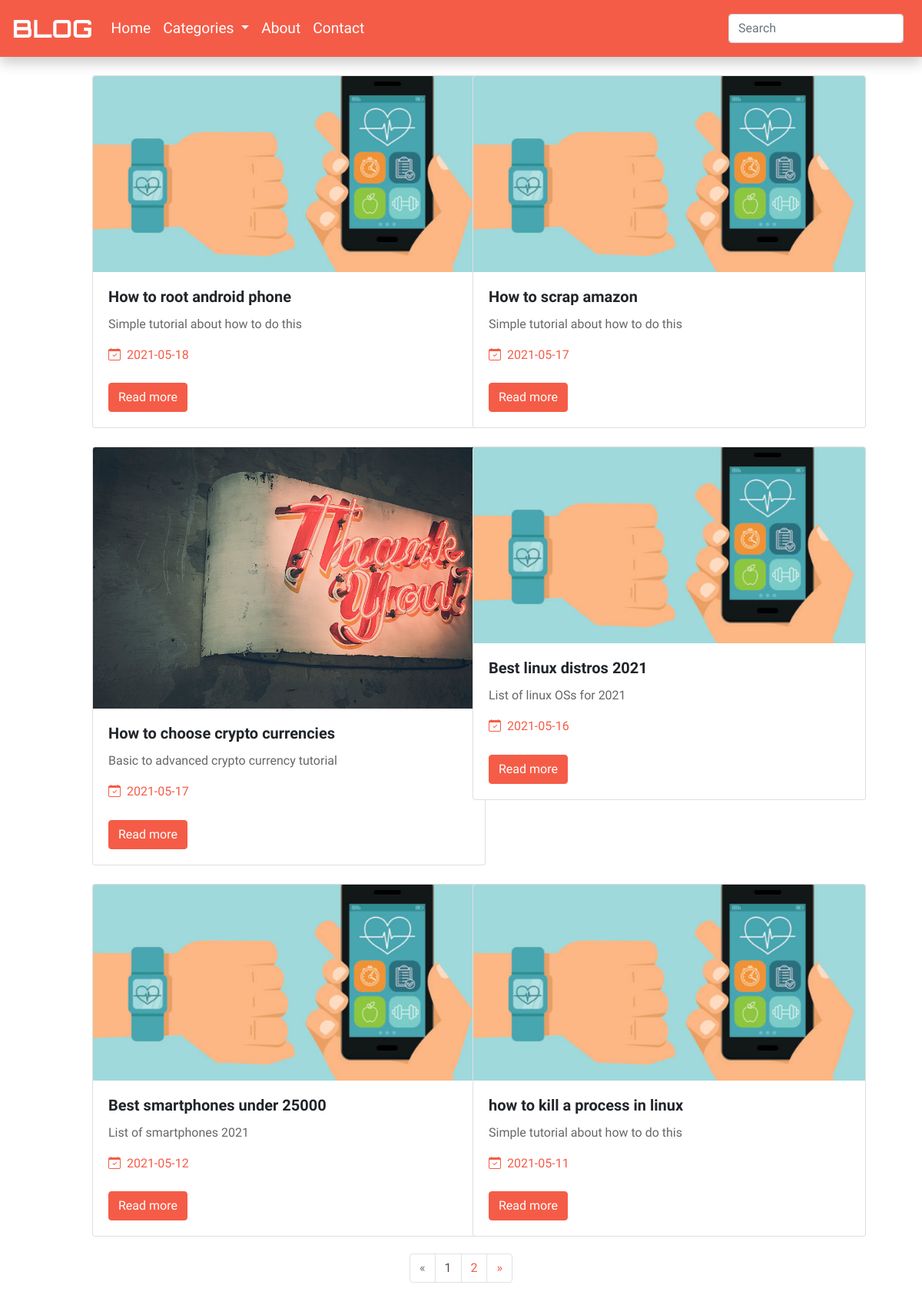
The page / on the database its author committed.
### tables this page shows
CREATE TABLE `POST` (
  `ID` varchar(10) NOT NULL,
  `TITLE` varchar(100) NOT NULL,
  `TITLE_SLAG` varchar(100) NOT NULL,
  `AUTHOR` varchar(10) NOT NULL,
  `DATE` date NOT NULL,
  `CONTENT` text NOT NULL,
  `VIEWS` int DEFAULT NULL,
  `COVER_IMAGE_LOCATION` varchar(255) DEFAULT NULL,
  `DESCRIPTION` varchar(255) DEFAULT NULL
);

### includes/classes/class.db.php (called while the page is built, shortened)
<?php
    class DB
    {
        private $connection;
        public function __construct($server,$user,$password,$database){
            try{
                $this->connection = new PDO("mysql:host=$server;dbname=$database", $user, $password);
                $this->connection->setAttribute(PDO::ATTR_ERRMODE, PDO::ERRMODE_EXCEPTION);
            }
            catch(PDOException $error){
                error_log($error->getMessage(),0);
            }
        }
        public function __destruct(){
            $this->connection = null;
        }
        public function get_pagination($page_no,$posts_per_page):stdClass{
            try{
                $offset = ($page_no-1)*$posts_per_page;
                $statement = $this->connection->prepare("SELECT COUNT(*) AS COUNT FROM POST");
                $statement->execute();
                $total_posts = $statement->fetch(PDO::FETCH_ASSOC)['COUNT'];
                $no_of_pages = ceil($total_posts/$posts_per_page);
                $statement = $this->connection->prepare("SELECT ID,TITLE,TITLE_SLAG,AUTHOR,DATE,COVER_IMAGE_LOCATION,DESCRIPTION FROM POST ORDER BY DATE DESC LIMIT $offset,$posts_per_page");
                $statement->execute();
                $pageination_obj = new stdClass;
                $pageination_obj->posts = $statement->fetchAll(PDO::FETCH_ASSOC);
                $pageination_obj->total_post_count = $total_posts;
                $pageination_obj->no_of_pages = $no_of_pages;
                return $pageination_obj;
            }
            catch(Exception $error){
                error_log("Get Pagination error : {$error->getMessage()}");
            }
        }
    }
?>

### includes/functions/pagination-handler.php (the view, shortened to what this page needs)
<?php
    function display_page_btn($page_no,$total_pages){
        if($total_pages!=1){
            echo '
            <nav aria-label="Page navigation example" id="page-btns">
            <ul class="pagination justify-content-center">
                <li class="page-item prev">
                <a class="page-link" href="?page='.($page_no-1).'" tabindex="-1">
                    <span aria-hidden="true">&laquo;</span>
                    <span class="sr-only">Previous</span>
                </a>
                </li>';
                for($i=1;$i<=$total_pages;$i++){
                    if($page_no==$i){
                        echo '<li class="page-item"><a style="color:#564a4a;" class="page-link" href="?page='.$i.'">'.$i.'</a></li>';
                    }
                    else{
                        echo '<li class="page-item"><a class="page-link" href="?page='.$i.'">'.$i.'</a></li>';
                    }
                }
                if($page_no!=$total_pages){
                    echo '<li class="page-item">
                    <a class="page-link" href="?page='.($page_no+1).'">
                        <span aria-hidden="true">&raquo;</span>
                        <span class="sr-only">Next</span>
                    </a>
                    </li>
                </ul>
                </nav>';
                }
        }
    }
    function display_index_posts($page_no)
    {
        try{
            $db = new DB(...$GLOBALS['db_config_array']);
            $pagination = $db->get_pagination($page_no,POSTS_PER_PAGE);
            $col_count = 0;
            foreach($pagination->posts as $post){
                if($col_count===0){
                    echo '<div class="row">';
                }
                echo '<div class="col-xl-6 post-card">
                <div class="card" style="width: 32rem;">
                    <img class="card-img-top" src="admin/uploads/cover_images/'.$post['COVER_IMAGE_LOCATION'].'" alt="Card image cap">
                    <div class="card-body">
                        <h5 class="card-title">'.$post['TITLE'].'</h5>
                        <p class="card-text" style="color:rgba(0,0,0,0.6);">'.$post['DESCRIPTION'].'</p>
                        <a style="display:block;margin-bottom:0.05vh;" class="card-text post-header-links" href="date-posts.php?date='.$post['DATE'].'"><i class="bi bi-calendar-check"></i>&nbsp;&nbsp;'.$post['DATE'].'</a><br>'.'                        <a href="post.php?url='.$post['TITLE_SLAG'].'" class="btn btn-primary read-more-btn">Read more</a>'.
                    '</div>
                </div>
            </div>';
                if($col_count>0){
                    echo "</div>";
                }
                if($col_count===1){
                    $col_count=0;
                }
                else{
                    $col_count++;
                }
            }
            display_page_btn($page_no,$pagination->no_of_pages);
        }
        catch(Exception $error){
            error_log("Pagination error : $error->getMessage()",0);
        }
    }
?>

### index.php (shortened to what this page needs)
<!DOCTYPE html>
<html lang="en">
<head>
    <link rel="stylesheet" href="assets/bootstrap/bootstrap.min.css">
    <link rel="stylesheet" href="https://cdn.jsdelivr.net/npm/bootstrap-icons@1.4.1/font/bootstrap-icons.css">
    <link rel="stylesheet" href="assets/css/main.css">
</head>
<body onload='pageBtnToggle(<?php echo isset($_GET["page"])?$_GET["page"]:1; ?>)'>
    <?php
        require_once("includes/components/header.php");
    ?>
    <div class="container-fluid" id="pagination-container">
        <?php
            require_once("includes/functions/pagination-handler.php");
            if(isset($_GET['page']))
            {
                $page_no = htmlentities($_GET['page']);
                if(is_numeric($page_no)){
                    display_index_posts($page_no);
                }
                else{
                    echo '<h1>Something went wrong!</h1>';
                }
            }
            else{
                display_index_posts(1);
            }
        ?>
    </div>
</body>
</html>

### includes/components/header.php (shortened to what this page needs)
<nav class="navbar navbar-expand-lg navbar-light" id="navbar">
  <a class="navbar-brand" href="index.php" id="navbar-brand-btn">BLOG</a>
  <div class="collapse navbar-collapse" id="navbarTogglerDemo02">
    <ul class="navbar-nav mr-auto mt-2 mt-lg-0">
      <li class="nav-item active">
        <a class="nav-link" href="index.php">Home <span class="sr-only">(current)</span></a>
      </li>
      <li class="nav-item dropdown">
        <a class="nav-link dropdown-toggle" href="#" id="navbarDropdown" role="button" data-toggle="dropdown" aria-haspopup="true" aria-expanded="false">
          Categories
        </a>
      </li>
      <li class="nav-item">
        <a class="nav-link" href="about.php">About</a>
      </li>
      <li class="nav-item">
        <a class="nav-link" href="contact.php">Contact</a>
      </li>
    </ul>
    <form class="form-inline my-2 my-lg-0">
      <input class="form-control mr-sm-2" type="search" placeholder="Search" id="navbar-search-input">
    </form>
  </div>
</nav>

### assets/css/main.css (style rules this page uses)
* { padding: 0; margin: 0; box-sizing: border-box; scroll-behavior: smooth; font-family: base-font; }
#navbar { background-color: #f55c47; position: sticky; top: 0; z-index: 500; box-shadow: 0px 8px 16px 0px rgba(0, 0, 0, 0.2); }
#navbar a { color: white; font-size: 1.2em; }
#navbar-brand-btn { font-family: header-font !important; font-size: 2em !important; }
.read-more-btn { background-color: #f55c47; border-color: #f55c47; }
#pagination-container { padding: 0 10vw; }
#pagination-container .row { margin-top: 3vh; margin-bottom: 2.8vh; }
.card h5 { font-family: bold-font; }
.page-item a:not(.disabled) { color: #f55c47; }
.post-header-links { color: #f55c47; }

### rows shown on the page
post: COVER_IMAGE_LOCATION (picture), TITLE "How to root android phone", DESCRIPTION "Simple tutorial about how to do this", DATE "2021-05-18"
post: COVER_IMAGE_LOCATION (picture), TITLE "How to scrap amazon", DESCRIPTION "Simple tutorial about how to do this", DATE "2021-05-17"
post: COVER_IMAGE_LOCATION (picture), TITLE "How to choose crypto currencies", DESCRIPTION "Basic to advanced crypto currency tutorial", DATE "2021-05-17"
post: COVER_IMAGE_LOCATION (picture), TITLE "Best linux distros 2021", DESCRIPTION "List of linux OSs for 2021", DATE "2021-05-16"
post: COVER_IMAGE_LOCATION (picture), TITLE "Best smartphones under 25000", DESCRIPTION "List of smartphones 2021", DATE "2021-05-12"
post: COVER_IMAGE_LOCATION (picture), TITLE "how to kill a process in linux", DESCRIPTION "Simple tutorial about how to do this", DATE "2021-05-11"
